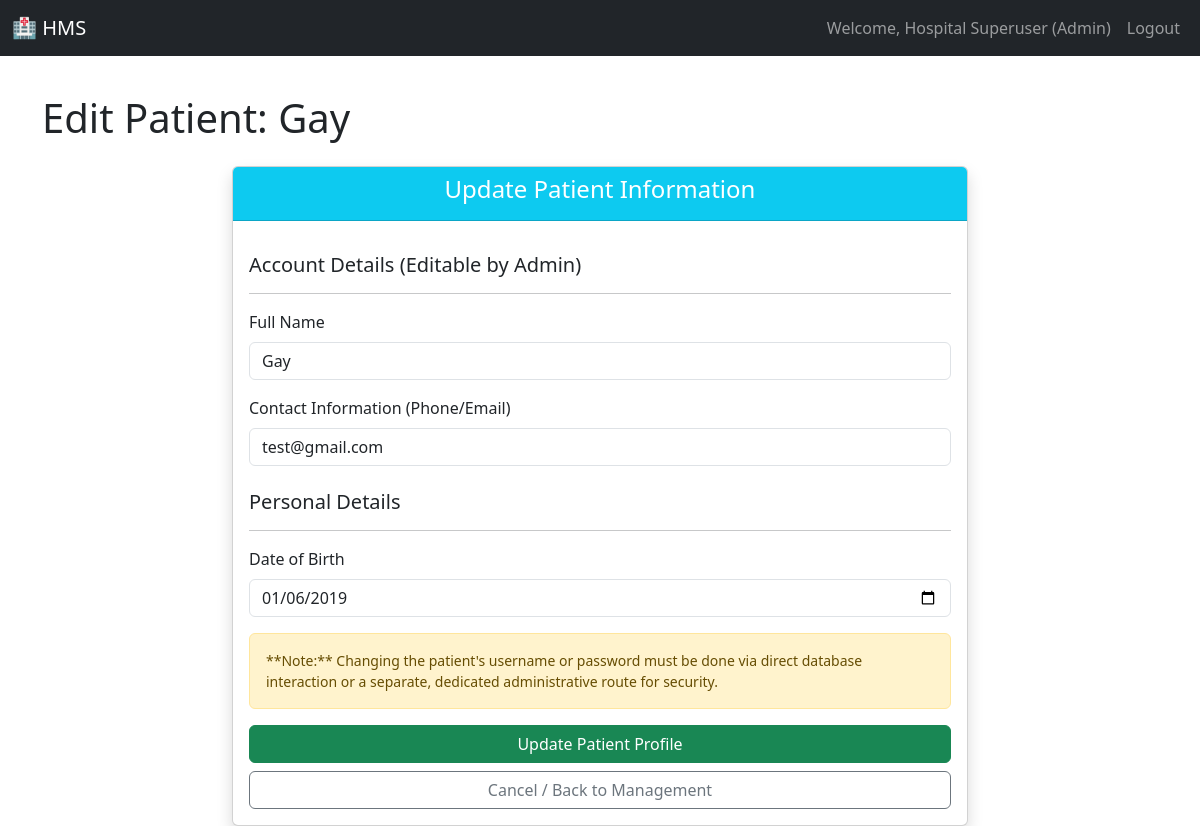
The page /admin/edit_patient/3 (signed in) on the database its author committed.
### models.py (models this page shows)
class User(UserMixin, db.Model):
    __tablename__ = 'user'
    id = db.Column(db.Integer, primary_key=True)
    username = db.Column(db.String(80), unique=True, nullable=False)
    password_hash = db.Column(db.String(128), nullable=False)
    role = db.Column(db.String(10), nullable=False)  # Admin, Doctor, Patient
    name = db.Column(db.String(100), nullable=False)
    contact_info = db.Column(db.String(100))
    is_active = db.Column(db.Boolean, default=True) # Used for blacklist/deactivation
    doctor_profile = db.relationship('Doctor', backref='user', uselist=False)
    patient_profile = db.relationship('Patient', backref='user', uselist=False)

class Patient(db.Model):
    __tablename__ = 'patient'
    user_id = db.Column(db.Integer, db.ForeignKey('user.id'), primary_key=True)
    date_of_birth = db.Column(db.String(10))
    appointments = db.relationship('Appointment', backref='patient', lazy='dynamic')

### app.py (the view, shortened to what this page needs)
@app.route('/admin/edit_patient/<int:user_id>', methods=['GET', 'POST'])
@role_required('Admin')
def edit_patient(user_id):
    user = User.query.get_or_404(user_id)
    if user.role != 'Patient':
        flash('User is not a patient.', 'danger')
        return redirect(url_for('manage_patients'))
    patient = Patient.query.get_or_404(user_id)
    return render_template('edit_patient.html', user=user, patient=patient)

### app.py (called while the page is built)
@login_manager.user_loader
def load_user(user_id):
    return User.query.get(int(user_id))

def role_required(role):
    def wrapper(func):
        @login_required
        @functools.wraps(func)
        def decorated_view(*args, **kwargs):
            if current_user.role != role:
                flash('Access denied. You do not have the required permissions.', 'danger')
                return redirect(url_for('dashboard'))
            return func(*args, **kwargs)
        return decorated_view
    return wrapper

### templates/edit_patient.html (shortened to what this page needs)
{% extends "base.html" %}
{% block content %}
<h1 class="mb-4">Edit Patient: {{ user.name }}</h1>
<div class="row justify-content-center">
    <div class="col-md-8">
        <div class="card shadow">
            <div class="card-header bg-info text-white text-center">
                <h4>Update Patient Information</h4>
            </div>
            <div class="card-body">
                <form method="POST" action="{{ url_for('edit_patient', user_id=user.id) }}">
                    <h5 class="mt-3">Account Details (Editable by Admin)</h5>
                    <hr>
                    <div class="mb-3">
                        <label for="name" class="form-label">Full Name</label>
                        <input type="text" class="form-control" id="name" name="name" value="{{ user.name }}" required>
                    </div>
                    <div class="mb-3">
                        <label for="contact_info" class="form-label">Contact Information (Phone/Email)</label>
                        <input type="text" class="form-control" id="contact_info" name="contact_info" value="{{ user.contact_info or '' }}">
                    </div>
                    <h5 class="mt-4">Personal Details</h5>
                    <hr>
                    <div class="mb-3">
                        <label for="date_of_birth" class="form-label">Date of Birth</label>
                        <input type="date" class="form-control" id="date_of_birth" name="date_of_birth" value="{{ patient.date_of_birth }}" required>
                    </div>
                    <div class="alert alert-warning small">
                        **Note:** Changing the patient's username or password must be done via direct database interaction or a separate, dedicated administrative route for security.
                    </div>
                    <button type="submit" class="btn btn-success w-100">Update Patient Profile</button>
                    <a href="{{ url_for('manage_patients') }}" class="btn btn-outline-secondary w-100 mt-2">Cancel / Back to Management</a>
                </form>
            </div>
        </div>
    </div>
</div>
{% endblock %}

### templates/base.html (shortened to what this page needs)
<!DOCTYPE html>
<html lang="en">
<head>
    <link href="https://cdn.jsdelivr.net/npm/bootstrap@5.3.3/dist/css/bootstrap.min.css" rel="stylesheet">
</head>
<body>
    <nav class="navbar navbar-expand-lg navbar-dark bg-dark fixed-top">
        <div class="container-fluid">
            <a class="navbar-brand" href="{{ url_for('dashboard') }}">🏥 HMS</a>
            <div class="collapse navbar-collapse" id="navbarNav">
                <ul class="navbar-nav ms-auto">
                    {% if current_user.is_authenticated %}
                    <li class="nav-item">
                        <span class="nav-link">Welcome, {{ current_user.name }} ({{ current_user.role }})</span>
                    </li>
                    <li class="nav-item">
                        <a class="nav-link btn btn-sm btn-outline-light" href="{{ url_for('logout') }}">Logout</a>
                    </li>
                    {% endif %}
                </ul>
            </div>
        </div>
    </nav>
    <div class="container mt-4">
        {% block content %}{% endblock %}
    </div>
</body>
</html>

### templates/base.html (style rules this page uses)
body { padding-top: 70px; }

### rows shown on the page
User: name "Hospital Superuser", role "Admin"
User: name "Gay", contact_info "test@gmail.com"
Patient: date_of_birth "01/06/2019"
